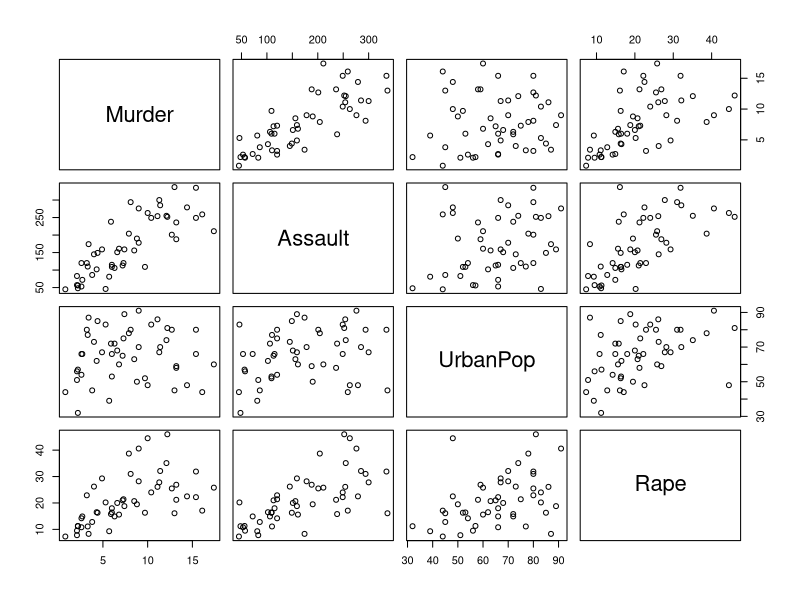
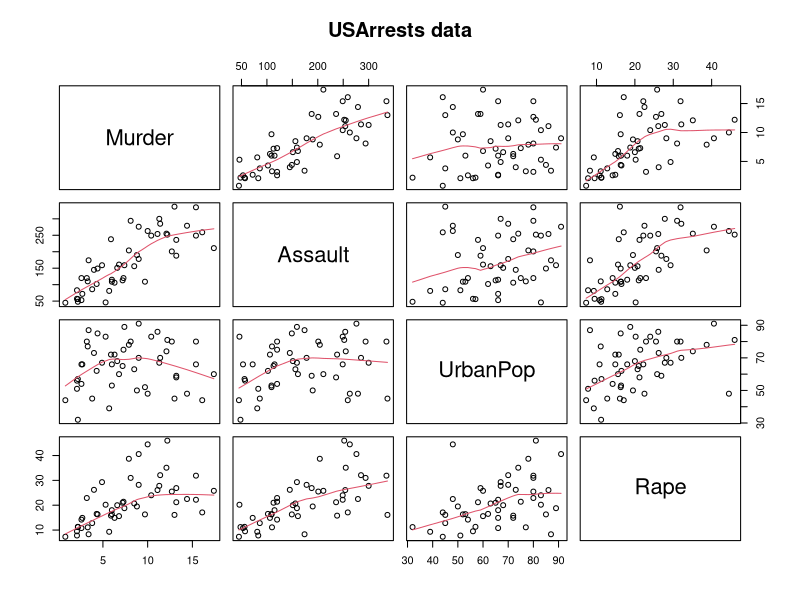
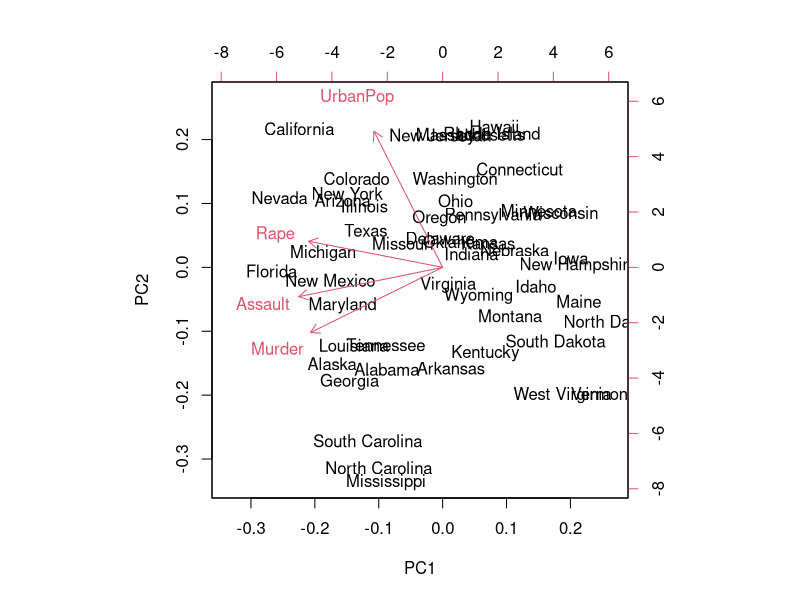
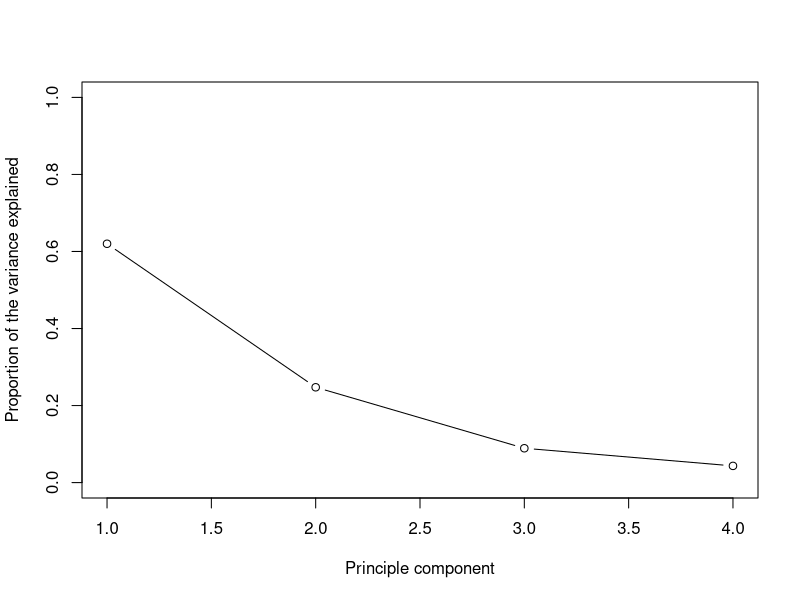
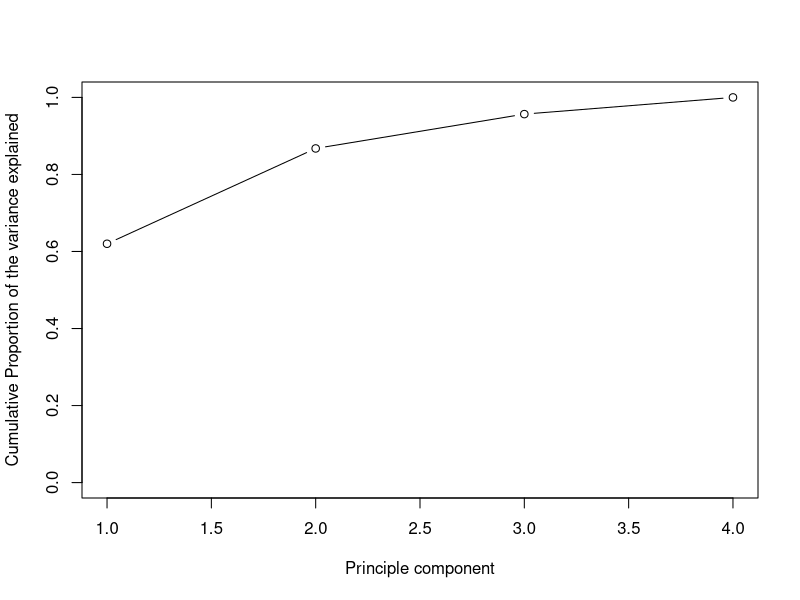

Here is the R script that generated these plots, in order:
USArrests=USArrests
summary(USArrests)
data = USArrests

plot(USArrests)
pairs(USArrests, panel = panel.smooth, main = "USArrests data")


states=row.names(USArrests)
apply(USArrests, 2, mean)
apply(USArrests, 2, var)

pr.out=prcomp(USArrests,scale=TRUE)
pr.out$rotation


pr.out$x=pr.out$x
biplot(pr.out,sacle=0)

pr.out$sdev
pr.var=pr.out$sdev^2

pve=pr.var/sum(pr.var)

plot(pve,xlab="Principle component", ylab="Proportion of the variance explained"
     ,ylim=c(0,1),type="b")

plot(cumsum(pve),xlab="Principle component", ylab="Cumulative Proportion of the variance explained"
,ylim=c(0,1),type="b")






